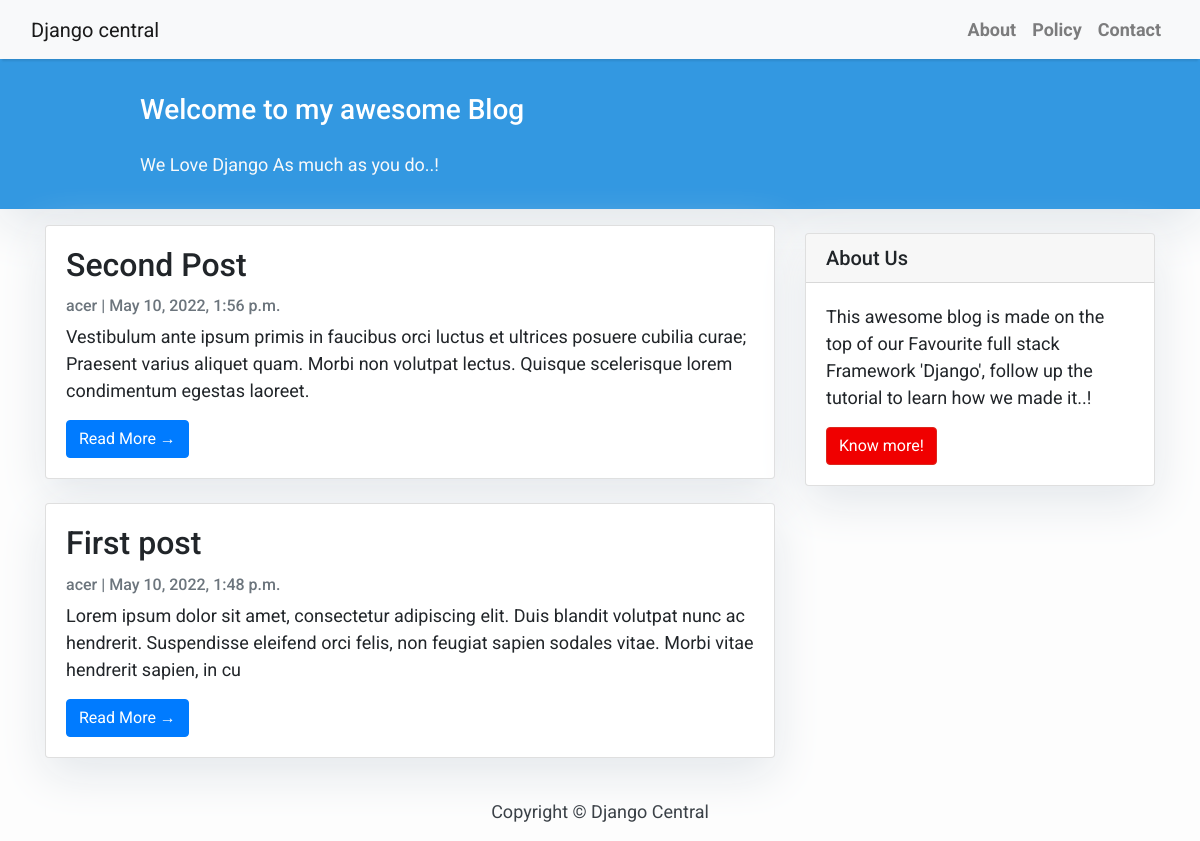
The page / on the database its author committed.
### blog/models.py (models this page shows, shortened)
class Post(models.Model):
    title = models.CharField(max_length=200, unique=True)
    slug = models.SlugField(max_length=200, unique=True)
    author = models.ForeignKey(User, on_delete= models.CASCADE,related_name='blog_posts')
    updated_on = models.DateTimeField(auto_now= True)
    content = models.TextField()
    created_on = models.DateTimeField(auto_now_add=True)
    status = models.IntegerField(choices=STATUS, default=0)
    class Meta:
        ordering = ['-created_on']

### blog/views.py (the view)
# urls.py: path('', views.PostList.as_view(), name='home'),
class PostList(generic.ListView):
    queryset = Post.objects.filter(status=1).order_by('-created_on')
    template_name = 'index.html'

### templates/index.html (shortened to what this page needs)
{% extends "base.html" %}
{% block content %}
<header class="masthead">
    <div class="container">
        <div class="row">
            <div class=" col-md-8 col-md-10 mx-auto">
                <div class="site-heading">
                    <h3 class=" site-heading my-4 mt-3 text-white"> Welcome to my awesome Blog </h3>
                    <p class="text-light">We Love Django As much as you do..! &nbsp
                    </p>
                </div>
            </div>
        </div>
    </div>
</header>
<div class="container">
    <div class="row">
        <div class="col-md-8 mt-3 left">
            {% for post in post_list %}
            <div class="card mb-4">
                <div class="card-body">
                    <h2 class="card-title">{{ post.title }}</h2>
                    <p class="card-text text-muted h6">{{ post.author }} | {{ post.created_on}} </p>
                    <p class="card-text">{{post.content|slice:":200" }}</p>
                    <a href="{% url 'post_detail' post.slug  %}" class="btn btn-primary">Read More &rarr;</a>
                </div>
            </div>
            {% endfor %}
        </div>
        {% block sidebar %} {% include 'sidebar.html' %} {% endblock sidebar %}
    </div>
</div>
{%endblock%}

### templates/base.html (shortened to what this page needs)
<!DOCTYPE html>
<html>
    <head>
        <link rel="stylesheet" href="https://maxcdn.bootstrapcdn.com/bootstrap/4.0.0/css/bootstrap.min.css"
 />
    </head>
    <body>
        <nav class="navbar navbar-expand-lg navbar-light bg-light shadow" id="mainNav">
            <div class="container-fluid">
                <a class="navbar-brand" href="{% url 'home' %}">Django central</a>
                <div class="collapse navbar-collapse" id="navbarResponsive">
                    <ul class="navbar-nav ml-auto">
                        <li class="nav-item text-black">
                            <a class="nav-link text-black font-weight-bold" href="#">About</a>
                        </li>
                        <li class="nav-item text-black">
                            <a class="nav-link text-black font-weight-bold" href="#">Policy</a>
                        </li>
                        <li class="nav-item text-black">
                            <a class="nav-link text-black font-weight-bold" href="#">Contact</a>
                        </li>
                    </ul>
                </div>
            </div>
        </nav>
        {% block content %}{% endblock content %}
        <footer class="py-3 bg-grey">
            <p class="m-0 text-dark text-center ">Copyright &copy; Django Central</p>
        </footer>
    </body>
</html>

### templates/Sidebar.html (shortened to what this page needs)
{% block sidebar %}
<div class="col-md-4 float-right ">
<div class="card my-4">
        <h5 class="card-header">About Us</h5>
    <div class="card-body">
        <p class="card-text"> This awesome blog is made on the top of our Favourite full stack Framework 'Django', follow up the tutorial to learn how we made it..!</p>
        <a href="https://djangocentral.com/building-a-blog-application-with-django"
           class="btn btn-danger">Know more!</a>
    </div>
</div>
</div>
{% endblock sidebar %}

### templates/base.html (style rules this page uses)
body { font-family: "Roboto", sans-serif; font-size: 17px; background-color: #fdfdfd; }
.shadow { box-shadow: 0 4px 2px -2px rgba(0, 0, 0, 0.1); }
.btn-danger { color: #fff; background-color: #f00000; border-color: #dc281e; }
.masthead { background: #3398E1; height: auto; padding-bottom: 15px; box-shadow: 0 16px 48px #E3E7EB; padding-top: 10px; }

### templates/index.html (style rules this page uses)
body { font-family: "Roboto", sans-serif; font-size: 18px; background-color: #fdfdfd; }
.card { box-shadow: 0 16px 48px #E3E7EB; }

### templates/Sidebar.html (style rules this page uses)
.card { box-shadow: 0 16px 48px #E3E7EB; }

### rows shown on the page
Post: title "Second Post", author "acer", created_on "May 10, 2022, 1:56 p.m.", content "Vestibulum ante ipsum primis in faucibus orci luctus et ultrices posuere cubilia curae; Praesent varius aliquet quam. Morbi non volutpat lectus. Quisque scelerisque lorem condimentum egestas laoreet."
Post: title "First post", author "acer", created_on "May 10, 2022, 1:48 p.m.", content "Lorem ipsum dolor sit amet, consectetur adipiscing elit. Duis blandit volutpat nunc ac hendrerit. Suspendisse eleifend orci felis, non feugiat sapien sodales vitae. Morbi vitae hendrerit sapien, in cu"
